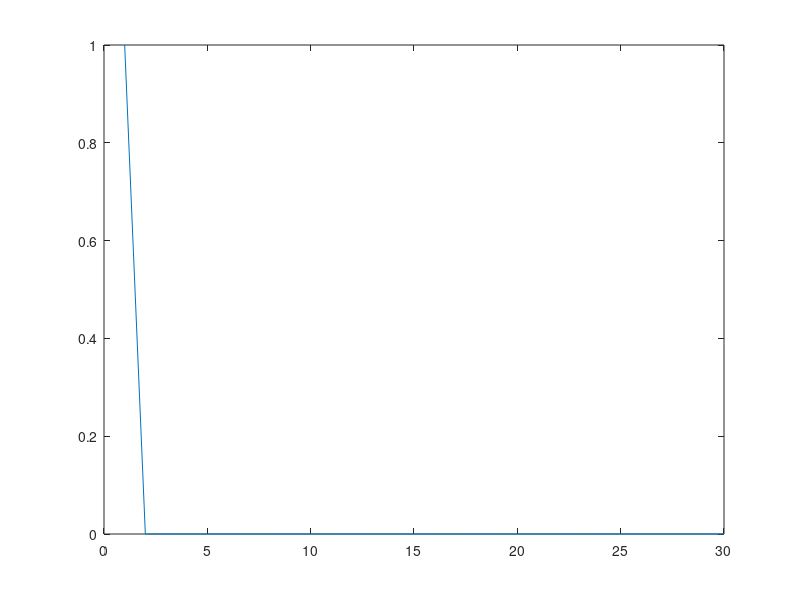
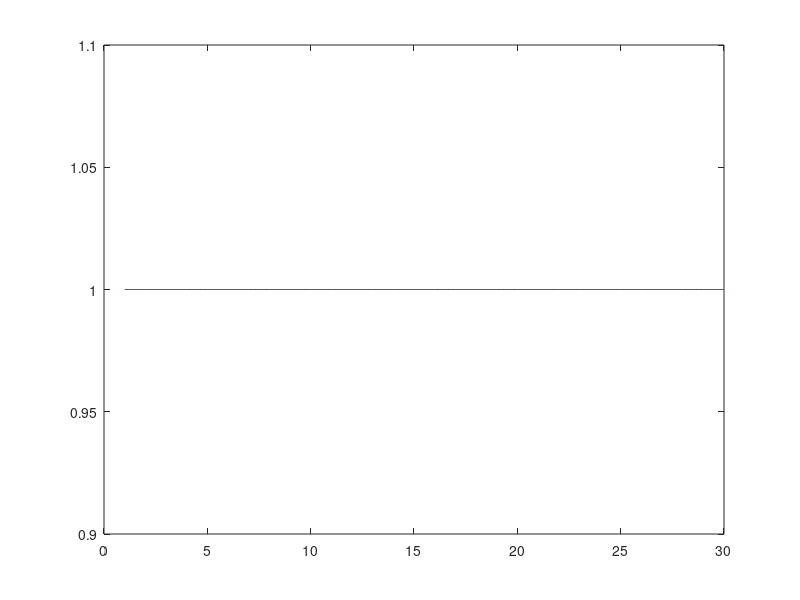
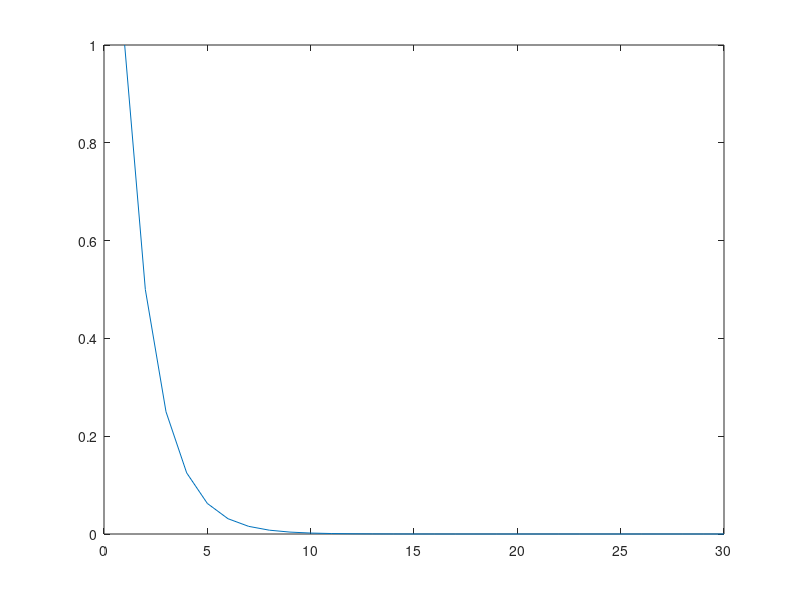
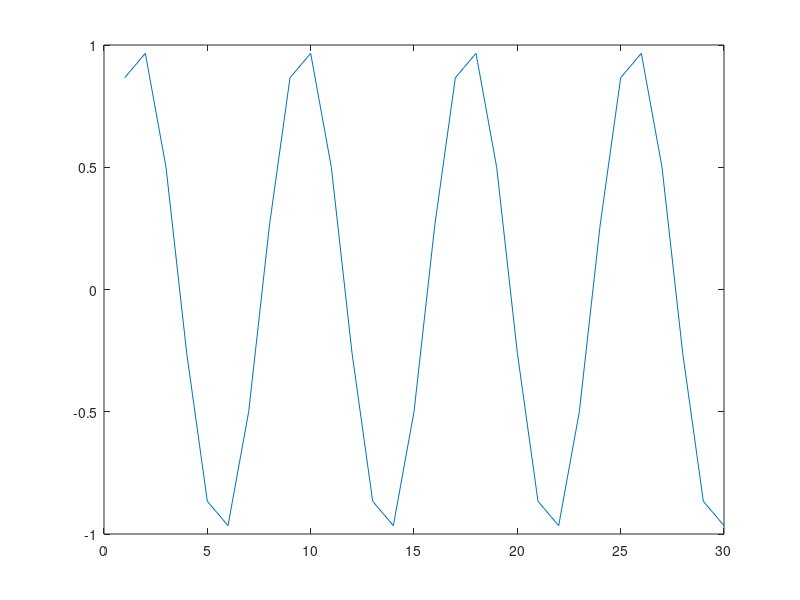

Source code (MATLAB) for these figures, in order:
N = 30; %lungimea suportului
n = 0:N-1; %suportul

imp_unit = eye(1,N); %impulsul unitar

figure ('Name', 'impulsul unitar');
plot(imp_unit);

hold on;

figure ('Name', 'treapta unitara');
tr_unit = ones(1,N); %treapta unitara
plot(tr_unit);

hold on;

alfa = 0.5;
figure('Name', 'exponentiala');
e = alfa.^n; %semnal exponential
plot(e);

hold on;

w = pi/4; %pulsatia
phi = 2 * pi/6; %faza
figure('Name', 'sinusoida reala');
sin_real = sin(w * n + phi); %sinusoidala reala 
plot(sin_real);
%hold on;
%stem(sin_real);

hold on;

j = sqrt(-1); 
sin_compl = exp(j * (w * n + phi)); %sinusoidala complexa
figure('Name', 'sinusoida complexa');
plot(sin_compl);
hold on;
%stem(sin_compl);

t = 0:0.1:10;
semnal = 2 * sin(t); %semnal

figure('Name', 'semnal real'); 
plot(t, semnal); %grafic in real (continuu)

hold on;

figure('Name', 'semnal discret');
stem(n, sin_real); %grafic in discret

hold off;